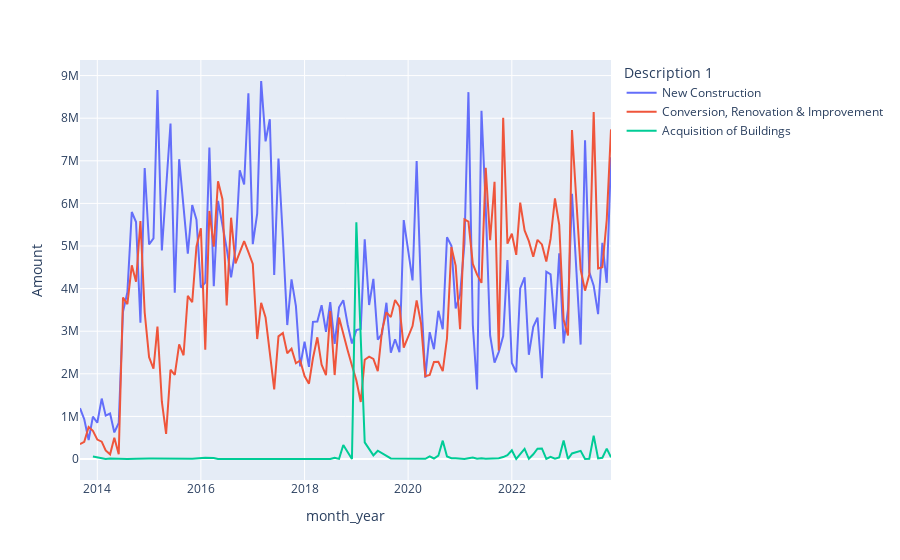
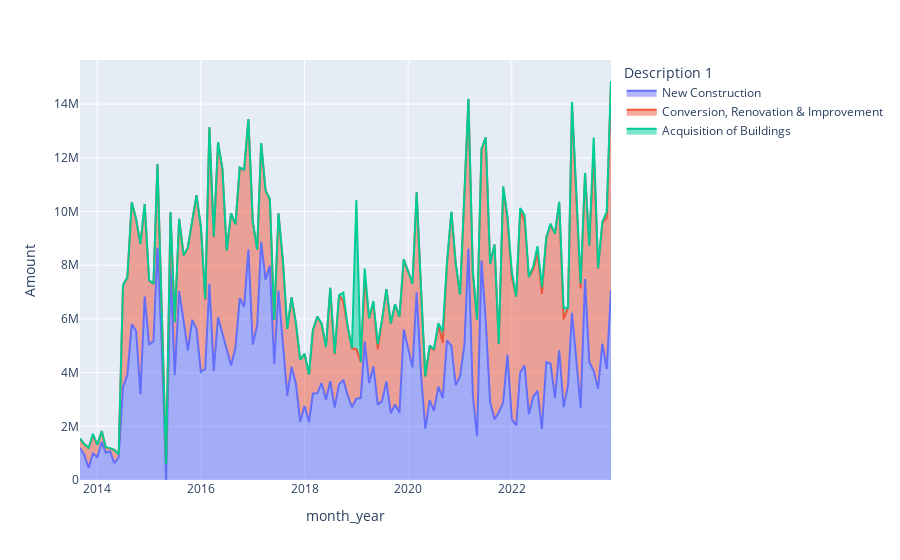

The notebook cell saved with these charts, in order:
### Markdown cell above
### A bit of analysis

As I now had this data I thought it migth be interesting to chart their spending over time across the three broad groups of Acquisition of Buildings, Conversion, Renovation & Improvement and New Construction.

I put these into a new dataframe, changing the types of data into a datetime and  numerical as appropriate. Then extracting the month and year from the data and turning it into a string. This way I could group the spending by month and year.

Plot line and area charts to see the results.

### Code cell
#Make a dataframe to get the descritption, pay date and amount, so that we can turn this into a chart.
#Convert the pay date into a date
dff = pd.DataFrame()
dff["Description 1"] = df_1["Description 1"]
dff["Pay Date"] = pd.to_datetime(df_1["Pay Date"],dayfirst=True)
dff["Amount"] = df_1["Amount"].replace(',','', regex=True).astype(float)

#Extract the month and year from pay date and turn it into a string.
dff["month_year"] = dff["Pay Date"].dt.to_period("M").astype(str)

#Group by the description and the month_year and sum up the amounts.
dff = dff.groupby(["Description 1","month_year"],as_index=False).Amount.sum()
dff = dff.sort_values("month_year")

#Create a line chart showing how the total amount payed per month changes over time.
fig = px.line(dff,x="month_year",y="Amount",color = "Description 1")
fig.update_layout(hovermode="x unified")
fig.show()
#Create an area chart showing how the total amount payed per month changes over time.
fig = px.area(dff,x="month_year",y="Amount",color = "Description 1")
fig.update_layout(hovermode="x unified")
fig.show()
dff
